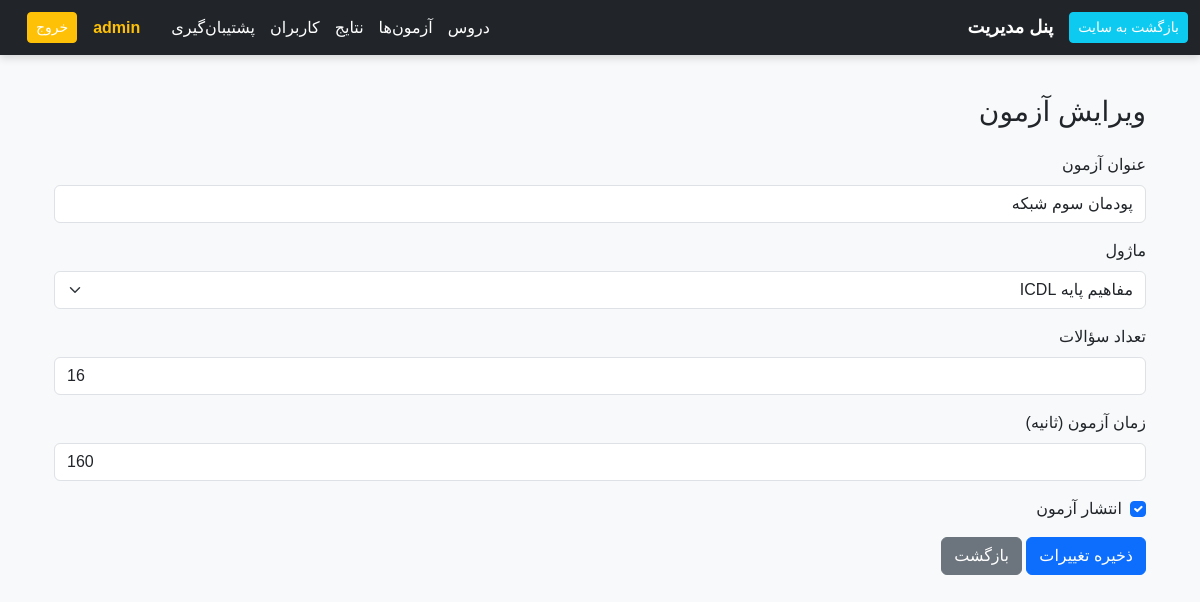
The app's page /public/index.php?route=/admin/quizzes/edit&id=8 (signed in) with its own data.
### tables this page shows
CREATE TABLE `quizzes` (
  `id` bigint unsigned NOT NULL AUTO_INCREMENT,
  `title` varchar(200) NOT NULL,
  `subject_id` bigint unsigned DEFAULT NULL,
  `max_attempts` int NOT NULL DEFAULT '1',
  `module` varchar(50) DEFAULT NULL,
  `time_limit_seconds` int DEFAULT '0',
  `question_count` int NOT NULL DEFAULT '20',
  `is_published` tinyint(1) NOT NULL DEFAULT '0',
  `created_by` bigint unsigned DEFAULT NULL,
  `created_at` timestamp NULL DEFAULT CURRENT_TIMESTAMP,
  PRIMARY KEY (`id`),
  KEY `fk_quiz_user` (`created_by`),
  KEY `fk_quiz_subject` (`subject_id`),
  CONSTRAINT `fk_quiz_subject` FOREIGN KEY (`subject_id`) REFERENCES `subjects` (`id`) ON DELETE SET NULL,
  CONSTRAINT `fk_quiz_user` FOREIGN KEY (`created_by`) REFERENCES `users` (`id`) ON DELETE SET NULL
);

### app/Core/View.php (called while the page is built, shortened)
<?php
class View
{
    public static function render(string $template, array $data = [], ?string $layout = 'admin')
    {
        $templateFile = __DIR__ . '/../Template/' . $template;
        extract($data);
        require $templateFile;
        return ob_get_clean();
    }
}

### app/Action/Admin/Quiz/QuizEditFormAction.php (called while the page is built, shortened)
<?php
class QuizEditFormAction
{
    public function __invoke()
    {
        $id = (int)($_GET['id'] ?? 0);
        $repo = new QuizRepository();
        $quiz = $repo->find($id);
        $modules = [
            'ICDL_Concepts' => 'مفاهیم پایه ICDL',
            'Windows'       => 'Windows',
            'Word'          => 'Word',
            'Excel'         => 'Excel',
            'PowerPoint'    => 'PowerPoint',
            'Access'        => 'Access',
            'Internet'      => 'Internet',
        ];
        return View::render('admin/quizzes/edit.php', [
            'quiz'    => $quiz,
            'modules' => $modules,
        ]);
    }
}

### app/Core/Router.php (called while the page is built, shortened)
<?php
class Router
{
    private array $routes = [
        'GET' => [],
        'POST' => [],
    ];
    private string $rawRoute;
    public function __construct(string $rawRoute)
    {
        $this->rawRoute = $rawRoute;
    }
    public function get(string $path, $handler)
    {
        $this->routes['GET'][$path] = $handler;
    }
    public function post(string $path, $handler)
    {
        $this->routes['POST'][$path] = $handler;
    }
    public function dispatch()
    {
        $method = $_SERVER['REQUEST_METHOD'];
        $uri = parse_url($this->rawRoute, PHP_URL_PATH);
        $handler = $this->routes[$method][$uri];
        if (is_object($handler) && method_exists($handler, '__invoke')) {
            return $handler();
        }
        return;
    }
}

### app/Core/Database.php (called while the page is built, shortened)
<?php
class Database
{
    private static ?PDO $pdo = null;
    public static function init(array $config): void
    {
        $host    = $config['host'] ?? 'localhost';
        $dbname  = $config['dbname'] ?? 'mostafadb';
        $user    = $config['user'] ?? 'root';
        $pass    = $config['pass'] ?? '4562';
        $charset = $config['charset'] ?? 'utf8mb4';
        $dsn = "mysql:host={$host};dbname={$dbname};charset={$charset}";
        try {
            self::$pdo = new PDO(
                $dsn,
                $user,
                $pass,
                [
                    PDO::ATTR_ERRMODE            => PDO::ERRMODE_EXCEPTION,
                    PDO::ATTR_DEFAULT_FETCH_MODE => PDO::FETCH_ASSOC,
                ]
            );
        } catch (PDOException $e) {
            die("Database connection failed: " . $e->getMessage());
        }
    }
    public static function getConnection(): PDO
    {
        return self::$pdo;
    }
}

### app/Domain/QuizRepository.php (called while the page is built, shortened)
<?php
class QuizRepository
{
    private PDO $db;
    public function __construct()
    {
        $this->db = Database::getConnection();
    }
    public function find(int $id): ?array
    {
        $stmt = $this->db->prepare("SELECT * FROM quizzes WHERE id = ?");
        $stmt->execute([$id]);
        $row = $stmt->fetch();
        return $row ?: null;
    }
}

### app/Template/admin/quizzes/edit.php (the view, shortened to what this page needs)
<!DOCTYPE html>
<html lang="fa" dir="rtl">
<head>
    <link href="https://cdn.jsdelivr.net/npm/bootstrap@5.3.0/dist/css/bootstrap.rtl.min.css" rel="stylesheet">
</head>
<body class="bg-light">
    <div class="container mt-4">
        <h3 class="mb-4">ویرایش آزمون</h3>
        <form method="post" action="index.php?route=/admin/quizzes/edit">
            <div class="mb-3">
                <label class="form-label">عنوان آزمون</label>
                <input type="text" name="title" class="form-control" value="<?= htmlspecialchars($quiz['title']) ?>"
                    required>
            </div>
            <div class="mb-3">
                <label class="form-label">ماژول</label>
                <select name="module" class="form-select">
                    <?php foreach ($modules as $key => $label): ?>
                    <option value="<?= $key ?>" <?= $quiz['module'] === $key ? 'selected' : '' ?>>
                        <?= $label ?>
                    </option>
                    <?php endforeach; ?>
                </select>
            </div>
            <div class="mb-3">
                <label class="form-label">تعداد سؤالات</label>
                <input type="number" name="question_count" class="form-control"
                    value="<?= (int)$quiz['question_count'] ?>" min="1">
            </div>
            <div class="mb-3">
                <label class="form-label">زمان آزمون (ثانیه)</label>
                <input type="number" name="time_limit_seconds" class="form-control"
                    value="<?= (int)$quiz['time_limit_seconds'] ?>" min="0">
            </div>
            <div class="form-check mb-3">
                <input class="form-check-input" type="checkbox" name="is_published" id="is_published"
                    <?= $quiz['is_published'] ? 'checked' : '' ?>>
                <label class="form-check-label" for="is_published">
                    انتشار آزمون
                </label>
            </div>
            <button class="btn btn-primary">ذخیره تغییرات</button>
            <a href="index.php?route=/admin/quizzes" class="btn btn-secondary">بازگشت</a>
        </form>
    </div>
</body>
</html>

### app/Template/layouts/admin.php (style rules this page uses)
body, h1, h2, h3, h4, h5, h6, p, div, span, a, button, input { font-family: 'Vazirmatn', sans-serif !important; }
body { background: #f4f6f9; }

### records on screen
quizzes: title "پودمان سوم شبکه", question_count "16", time_limit_seconds "160", is_published "☑"

### other values on screen
$u['name'] "admin"
form field module "مفاهیم پایه ICDL"
